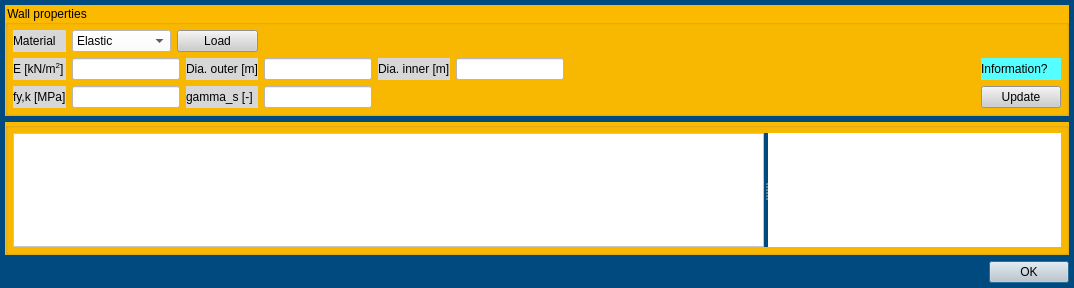
<?xml version="1.0" encoding="UTF-8"?>
<ui version="4.0">
 <class>Dialog</class>
 <widget class="QDialog" name="Dialog">
  <property name="geometry">
   <rect>
    <x>0</x>
    <y>0</y>
    <width>1074</width>
    <height>288</height>
   </rect>
  </property>
  <property name="windowTitle">
   <string>Dialog</string>
  </property>
  <property name="styleSheet">
   <string notr="true">QWidget{background-color: rgb(0, 74, 127);}

QTableWidget{background-color: rgb(255, 255, 255);}

QCheckBox{background-color: rgb(255, 255, 255);}

QWidget#widget{background-color: rgb(255, 255, 255);}

QGroupBox{background-color: rgb(251, 185, 0);}

QPushButton{background-color: rgb(205, 205, 205);}

QLineEdit{background-color:rgb(255, 255, 255);}

QLabel{background-color:rgb(215, 215, 215);}</string>
  </property>
  <layout class="QVBoxLayout" name="verticalLayout">
   <property name="leftMargin">
    <number>5</number>
   </property>
   <property name="topMargin">
    <number>5</number>
   </property>
   <property name="rightMargin">
    <number>5</number>
   </property>
   <property name="bottomMargin">
    <number>5</number>
   </property>
   <item>
    <widget class="QGroupBox" name="groupBox">
     <property name="title">
      <string>Wall properties</string>
     </property>
     <layout class="QGridLayout" name="gridLayout">
      <property name="leftMargin">
       <number>5</number>
      </property>
      <property name="topMargin">
       <number>5</number>
      </property>
      <property name="rightMargin">
       <number>5</number>
      </property>
      <property name="bottomMargin">
       <number>5</number>
      </property>
      <item row="1" column="5">
       <widget class="QLabel" name="label_3">
        <property name="text">
         <string>Dia. inner [m]</string>
        </property>
       </widget>
      </item>
      <item row="1" column="6">
       <widget class="QLineEdit" name="lineEdit_3">
        <property name="sizePolicy">
         <sizepolicy hsizetype="Minimum" vsizetype="Fixed">
          <horstretch>0</horstretch>
          <verstretch>0</verstretch>
         </sizepolicy>
        </property>
        <property name="text">
         <string/>
        </property>
       </widget>
      </item>
      <item row="1" column="7">
       <spacer name="horizontalSpacer">
        <property name="orientation">
         <enum>Qt::Horizontal</enum>
        </property>
        <property name="sizeHint" stdset="0">
         <size>
          <width>197</width>
          <height>20</height>
         </size>
        </property>
       </spacer>
      </item>
      <item row="1" column="1" colspan="2">
       <widget class="QLineEdit" name="lineEdit">
        <property name="sizePolicy">
         <sizepolicy hsizetype="Minimum" vsizetype="Fixed">
          <horstretch>0</horstretch>
          <verstretch>0</verstretch>
         </sizepolicy>
        </property>
        <property name="text">
         <string/>
        </property>
       </widget>
      </item>
      <item row="0" column="0">
       <widget class="QLabel" name="label">
        <property name="text">
         <string>Material</string>
        </property>
       </widget>
      </item>
      <item row="0" column="1">
       <widget class="QComboBox" name="comboBox">
        <property name="sizePolicy">
         <sizepolicy hsizetype="Minimum" vsizetype="Fixed">
          <horstretch>0</horstretch>
          <verstretch>0</verstretch>
         </sizepolicy>
        </property>
        <property name="styleSheet">
         <string notr="true">background-color: rgb(255, 255, 255);</string>
        </property>
        <item>
         <property name="text">
          <string>Elastic</string>
         </property>
        </item>
        <item>
         <property name="text">
          <string>Elastoplastic</string>
         </property>
        </item>
       </widget>
      </item>
      <item row="1" column="0">
       <widget class="QLabel" name="label_2">
        <property name="text">
         <string>E [kN/m&lt;sup&gt;2&lt;/sup&gt;]</string>
        </property>
       </widget>
      </item>
      <item row="0" column="2" colspan="2">
       <widget class="QPushButton" name="pushButton">
        <property name="text">
         <string>Load</string>
        </property>
       </widget>
      </item>
      <item row="1" column="3">
       <widget class="QLabel" name="label_4">
        <property name="text">
         <string>Dia. outer [m]</string>
        </property>
       </widget>
      </item>
      <item row="1" column="4">
       <widget class="QLineEdit" name="lineEdit_2">
        <property name="sizePolicy">
         <sizepolicy hsizetype="Minimum" vsizetype="Fixed">
          <horstretch>0</horstretch>
          <verstretch>0</verstretch>
         </sizepolicy>
        </property>
        <property name="text">
         <string/>
        </property>
       </widget>
      </item>
      <item row="2" column="0">
       <widget class="QLabel" name="label_5">
        <property name="text">
         <string>fy,k [MPa]</string>
        </property>
       </widget>
      </item>
      <item row="0" column="4" colspan="5">
       <spacer name="horizontalSpacer_3">
        <property name="orientation">
         <enum>Qt::Horizontal</enum>
        </property>
        <property name="sizeHint" stdset="0">
         <size>
          <width>40</width>
          <height>20</height>
         </size>
        </property>
       </spacer>
      </item>
      <item row="2" column="3">
       <widget class="QLabel" name="label_6">
        <property name="text">
         <string>gamma_s [-]</string>
        </property>
       </widget>
      </item>
      <item row="2" column="1" colspan="2">
       <widget class="QLineEdit" name="lineEdit_4">
        <property name="sizePolicy">
         <sizepolicy hsizetype="Minimum" vsizetype="Fixed">
          <horstretch>0</horstretch>
          <verstretch>0</verstretch>
         </sizepolicy>
        </property>
        <property name="text">
         <string/>
        </property>
       </widget>
      </item>
      <item row="2" column="4">
       <widget class="QLineEdit" name="lineEdit_5">
        <property name="sizePolicy">
         <sizepolicy hsizetype="Minimum" vsizetype="Fixed">
          <horstretch>0</horstretch>
          <verstretch>0</verstretch>
         </sizepolicy>
        </property>
        <property name="text">
         <string/>
        </property>
       </widget>
      </item>
      <item row="2" column="5" colspan="3">
       <spacer name="horizontalSpacer_2">
        <property name="orientation">
         <enum>Qt::Horizontal</enum>
        </property>
        <property name="sizeHint" stdset="0">
         <size>
          <width>40</width>
          <height>20</height>
         </size>
        </property>
       </spacer>
      </item>
      <item row="2" column="8">
       <widget class="QPushButton" name="pushButton_2">
        <property name="text">
         <string>Update</string>
        </property>
       </widget>
      </item>
      <item row="1" column="8">
       <widget class="QLabel" name="label_7">
        <property name="toolTip">
         <string>&lt;html&gt;&lt;head/&gt;&lt;body&gt;&lt;p&gt;Yield stress of steel and the corresponding material safety factor are used for defining maximum tention/ compression axial force for an elatoplastic material.&lt;/p&gt;&lt;/body&gt;&lt;/html&gt;</string>
        </property>
        <property name="styleSheet">
         <string notr="true">background-color: rgb(85, 255, 255);</string>
        </property>
        <property name="text">
         <string>Information?</string>
        </property>
       </widget>
      </item>
     </layout>
    </widget>
   </item>
   <item>
    <widget class="QGroupBox" name="groupBox_2">
     <property name="sizePolicy">
      <sizepolicy hsizetype="Expanding" vsizetype="Expanding">
       <horstretch>0</horstretch>
       <verstretch>0</verstretch>
      </sizepolicy>
     </property>
     <property name="title">
      <string/>
     </property>
     <layout class="QHBoxLayout" name="horizontalLayout_3">
      <property name="leftMargin">
       <number>5</number>
      </property>
      <property name="topMargin">
       <number>5</number>
      </property>
      <property name="rightMargin">
       <number>5</number>
      </property>
      <property name="bottomMargin">
       <number>5</number>
      </property>
      <item>
       <widget class="QSplitter" name="splitter">
        <property name="orientation">
         <enum>Qt::Horizontal</enum>
        </property>
        <widget class="QTableWidget" name="tableWidget"/>
        <widget class="QWidget" name="widget" native="true"/>
       </widget>
      </item>
     </layout>
    </widget>
   </item>
   <item>
    <widget class="QDialogButtonBox" name="buttonBox">
     <property name="styleSheet">
      <string notr="true"/>
     </property>
     <property name="orientation">
      <enum>Qt::Horizontal</enum>
     </property>
     <property name="standardButtons">
      <set>QDialogButtonBox::Ok</set>
     </property>
    </widget>
   </item>
  </layout>
 </widget>
 <resources/>
 <connections/>
</ui>
